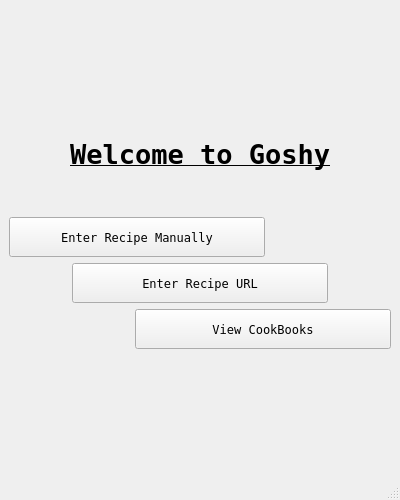
<?xml version="1.0" encoding="UTF-8"?>
<ui version="4.0">
 <class>Groshy</class>
 <widget class="QMainWindow" name="Groshy">
  <property name="geometry">
   <rect>
    <x>0</x>
    <y>0</y>
    <width>400</width>
    <height>500</height>
   </rect>
  </property>
  <property name="font">
   <font>
    <family>DejaVu Sans Mono</family>
   </font>
  </property>
  <property name="windowTitle">
   <string>MainWindow</string>
  </property>
  <property name="tabShape">
   <enum>QTabWidget::Rounded</enum>
  </property>
  <widget class="QWidget" name="centralwidget">
   <property name="sizePolicy">
    <sizepolicy hsizetype="Fixed" vsizetype="Fixed">
     <horstretch>0</horstretch>
     <verstretch>0</verstretch>
    </sizepolicy>
   </property>
   <layout class="QVBoxLayout" name="verticalLayout_2">
    <item>
     <layout class="QVBoxLayout" name="MainMenu">
      <property name="sizeConstraint">
       <enum>QLayout::SetMaximumSize</enum>
      </property>
      <item>
       <spacer name="headerSpace">
        <property name="orientation">
         <enum>Qt::Vertical</enum>
        </property>
        <property name="sizeType">
         <enum>QSizePolicy::Maximum</enum>
        </property>
        <property name="sizeHint" stdset="0">
         <size>
          <width>20</width>
          <height>50</height>
         </size>
        </property>
       </spacer>
      </item>
      <item>
       <widget class="QLabel" name="welcomeMessage">
        <property name="sizePolicy">
         <sizepolicy hsizetype="Preferred" vsizetype="Maximum">
          <horstretch>0</horstretch>
          <verstretch>0</verstretch>
         </sizepolicy>
        </property>
        <property name="font">
         <font>
          <family>DejaVu Sans Mono</family>
          <pointsize>20</pointsize>
          <weight>75</weight>
          <bold>true</bold>
          <underline>true</underline>
          <kerning>true</kerning>
         </font>
        </property>
        <property name="layoutDirection">
         <enum>Qt::LeftToRight</enum>
        </property>
        <property name="frameShape">
         <enum>QFrame::NoFrame</enum>
        </property>
        <property name="frameShadow">
         <enum>QFrame::Plain</enum>
        </property>
        <property name="text">
         <string>Welcome to Goshy</string>
        </property>
        <property name="alignment">
         <set>Qt::AlignCenter</set>
        </property>
       </widget>
      </item>
      <item>
       <spacer name="belowTitleSpace">
        <property name="orientation">
         <enum>Qt::Vertical</enum>
        </property>
        <property name="sizeType">
         <enum>QSizePolicy::Fixed</enum>
        </property>
        <property name="sizeHint" stdset="0">
         <size>
          <width>20</width>
          <height>40</height>
         </size>
        </property>
       </spacer>
      </item>
      <item alignment="Qt::AlignLeft">
       <widget class="QPushButton" name="manualRecipeButton">
        <property name="sizePolicy">
         <sizepolicy hsizetype="Fixed" vsizetype="Fixed">
          <horstretch>1</horstretch>
          <verstretch>0</verstretch>
         </sizepolicy>
        </property>
        <property name="minimumSize">
         <size>
          <width>256</width>
          <height>40</height>
         </size>
        </property>
        <property name="text">
         <string>Enter Recipe Manually</string>
        </property>
       </widget>
      </item>
      <item alignment="Qt::AlignHCenter">
       <widget class="QPushButton" name="urlRecipeButton">
        <property name="sizePolicy">
         <sizepolicy hsizetype="Fixed" vsizetype="Fixed">
          <horstretch>0</horstretch>
          <verstretch>0</verstretch>
         </sizepolicy>
        </property>
        <property name="minimumSize">
         <size>
          <width>256</width>
          <height>40</height>
         </size>
        </property>
        <property name="text">
         <string>Enter Recipe URL</string>
        </property>
       </widget>
      </item>
      <item alignment="Qt::AlignRight">
       <widget class="QPushButton" name="cookbooksButton">
        <property name="sizePolicy">
         <sizepolicy hsizetype="Fixed" vsizetype="Fixed">
          <horstretch>0</horstretch>
          <verstretch>0</verstretch>
         </sizepolicy>
        </property>
        <property name="minimumSize">
         <size>
          <width>256</width>
          <height>40</height>
         </size>
        </property>
        <property name="text">
         <string>View CookBooks</string>
        </property>
        <property name="flat">
         <bool>false</bool>
        </property>
       </widget>
      </item>
      <item>
       <spacer name="footerSpace">
        <property name="orientation">
         <enum>Qt::Vertical</enum>
        </property>
        <property name="sizeType">
         <enum>QSizePolicy::Fixed</enum>
        </property>
        <property name="sizeHint" stdset="0">
         <size>
          <width>20</width>
          <height>40</height>
         </size>
        </property>
       </spacer>
      </item>
     </layout>
    </item>
   </layout>
  </widget>
  <widget class="QMenuBar" name="menubar">
   <property name="geometry">
    <rect>
     <x>0</x>
     <y>0</y>
     <width>400</width>
     <height>20</height>
    </rect>
   </property>
  </widget>
  <widget class="QStatusBar" name="statusbar"/>
 </widget>
 <resources/>
 <connections/>
</ui>
